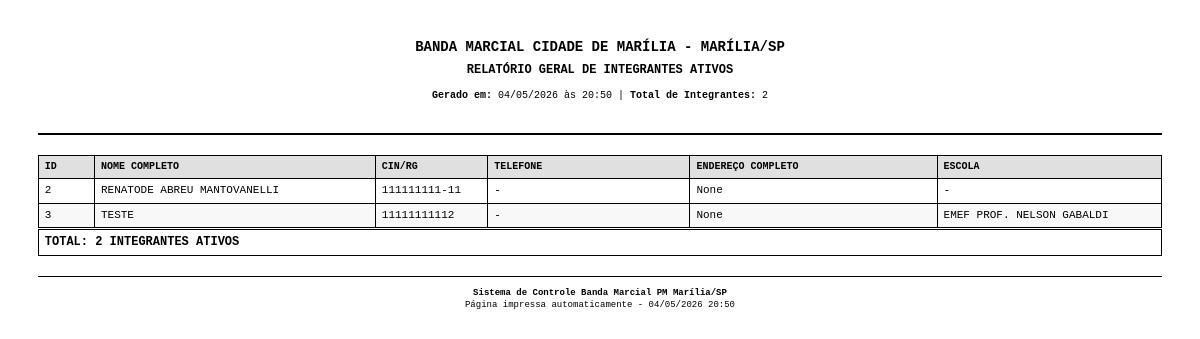
The app's page /admin/relatorio-geral-alunos (signed in) with its own data.
### app/models.py (models this page shows)
class Aluno(db.Model):
    id = db.Column(db.Integer, primary_key=True)
    nome = db.Column(db.String(200), nullable=False)
    data_nascimento = db.Column(db.Date, nullable=True)
    naturalidade = db.Column(db.String(100))
    cin_rg = db.Column(db.String(20), unique=True)
    email = db.Column(db.String(150))
    telefone = db.Column(db.String(20))
    cep = db.Column(db.String(10))
    endereco = db.Column(db.String(300))
    bairro = db.Column(db.String(100))
    cidade = db.Column(db.String(100))
    estado = db.Column(db.String(2))
    foto_path = db.Column(db.String(500))
    ativo = db.Column(db.Boolean, default=True)
    numero = db.Column(db.String(20))
    complemento = db.Column(db.String(200))
    funcao_id = db.Column(db.Integer, db.ForeignKey('funcao_banda.id'))
    funcao = db.relationship('FuncaoBanda', backref='alunos')
    created_at = db.Column(db.DateTime, default=datetime.utcnow)
    data_entrada_banda = db.Column(db.Date, nullable=True)
    data_desligamento_banda = db.Column(db.Date, nullable=True)
    responsaveis = db.relationship('Responsavel', backref='aluno', lazy=True, cascade='all, delete-orphan')
    uniforme = db.relationship('Uniforme', backref='aluno', lazy=True, cascade='all, delete-orphan')
    presencas = db.relationship('Presenca', backref='aluno', lazy=True, cascade='all, delete-orphan')
    instrumentos = db.relationship('AlunoInstrumento', backref='aluno', lazy=True, cascade='all, delete-orphan')
    escolas = db.relationship('AlunoEscola', backref='aluno', lazy=True, cascade='all, delete-orphan')
    autorizacoes_foto = db.relationship(
        'AutorizacaoFotoMenor',
        back_populates='aluno',
        lazy='dynamic',
        cascade='all, delete-orphan',
    )

class Escola(db.Model):
    id = db.Column(db.Integer, primary_key=True)
    nome = db.Column(db.String(200), nullable=False)
    endereco = db.Column(db.String(300))
    alunos = db.relationship('AlunoEscola', backref='escola', lazy=True)

### app/routes.py (the view)
@main_bp.route("/admin/relatorio-geral-alunos")
@login_required
def relatorio_geral_alunos():
    from datetime import datetime
    alunos = Aluno.query.outerjoin(Responsavel).outerjoin(AlunoEscola).outerjoin(Escola).filter(
        Aluno.ativo == True
    ).order_by(Aluno.nome).all()
    total_alunos = Aluno.query.filter(Aluno.ativo == True).count()
    data_geracao = datetime.now()
    return render_template("relatorio_geral_alunos_profissional.html",
                           alunos=alunos,
                           total_alunos=total_alunos,
                           data_geracao=data_geracao)

### app/__init__.py (called while the page is built)
@login_manager.user_loader
def load_user(user_id):
    from .models import User
    return User.query.get(int(user_id))

### templates/relatorio_geral_alunos_profissional.html (shortened to what this page needs)
<!DOCTYPE html>
<html lang="pt-br">
<head>
</head>
<body onload="window.print()">
  <div class="header">
    <h1>Banda MARCIAL CIDADE DE MARÍLIA - Marília/SP</h1>
    <h2>RELATÓRIO GERAL DE INTEGRANTES ATIVOS</h2>
    <div class="info">
      <strong>Gerado em:</strong> {{ data_geracao.strftime('%d/%m/%Y às %H:%M') }} |
      <strong>Total de Integrantes:</strong> {{ total_alunos }}
    </div>
  </div>
  <table>
    <thead>
      <tr>
        <th style="width: 5%;">ID</th>
        <th style="width: 25%;">Nome Completo</th>
        <th style="width: 10%;">CIN/RG</th>
        <th style="width: 18%;">Telefone</th>
        <th style="width: 22%;">Endereço Completo</th>
        <th style="width: 20%;">Escola</th>
      </tr>
    </thead>
    <tbody>
      {% for a in alunos %}
      <tr>
        <td>{{ a.id }}</td>
        <td>{{ a.nome or '-' }}</td>
        <td>{{ a.cin_rg or '-' }}</td>
        <td>{{ a.telefone or '-' }}</td>
        <td>
          {% if a.cidade %}{{ a.cidade }}/{% endif %}{{ a.estado }}
        </td>
        <td>{{ a.escolas[0].escola.nome if a.escolas and a.escolas[0].escola else '-' }}</td>
      </tr>
      {% endfor %}
    </tbody>
    <tfoot>
      <tr class="total">
        <td colspan="6">TOTAL: {{ total_alunos }} INTEGRANTES ATIVOS</td>
      </tr>
    </tfoot>
  </table>
  <div class="rodape">
    <strong>Sistema de Controle Banda Marcial PM Marília/SP</strong><br>
    Página impressa automaticamente - {{ data_geracao.strftime('%d/%m/%Y %H:%M') }}
  </div>
</body>
</html>

### templates/relatorio_geral_alunos_profissional.html (style rules this page uses)
* { margin: 0; padding: 0; box-sizing: border-box; }
body { font-family: 'Courier New', Courier, monospace; font-size: 11px; line-height: 1.4; color: black; background: white; margin: 1cm; }
.header { text-align: center; margin-bottom: 20px; border-bottom: 2px solid black; padding-bottom: 10px; }
.header h1 { font-size: 14px; font-weight: bold; text-transform: uppercase; margin-bottom: 5px; }
.header h2 { font-size: 12px; margin-bottom: 10px; }
.info { margin-bottom: 20px; font-size: 10px; }
table { width: 100%; border-collapse: collapse; margin-bottom: 20px; }
th, td { border: 1px solid black; padding: 4px 6px; text-align: left; vertical-align: top; }
th { background-color: #e0e0e0; font-weight: bold; text-transform: uppercase; font-size: 10px; }
tr:nth-child(even) { background-color: #f8f8f8; }
.total { font-weight: bold; font-size: 12px; text-align: center; border-top: 3px double black; }
.rodape { text-align: center; font-size: 9px; margin-top: 20px; border-top: 1px solid black; padding-top: 10px; }

### records on screen
Aluno: id "2", nome "RENATODE ABREU MANTOVANELLI", cin_rg "111111111-11", telefone "-", estado "None", escolas "-"
Aluno: id "3", nome "TESTE", cin_rg "11111111112", telefone "-", estado "None", nome "EMEF PROF. NELSON GABALDI"

### other values on screen
{{ total_alunos }} "2"
